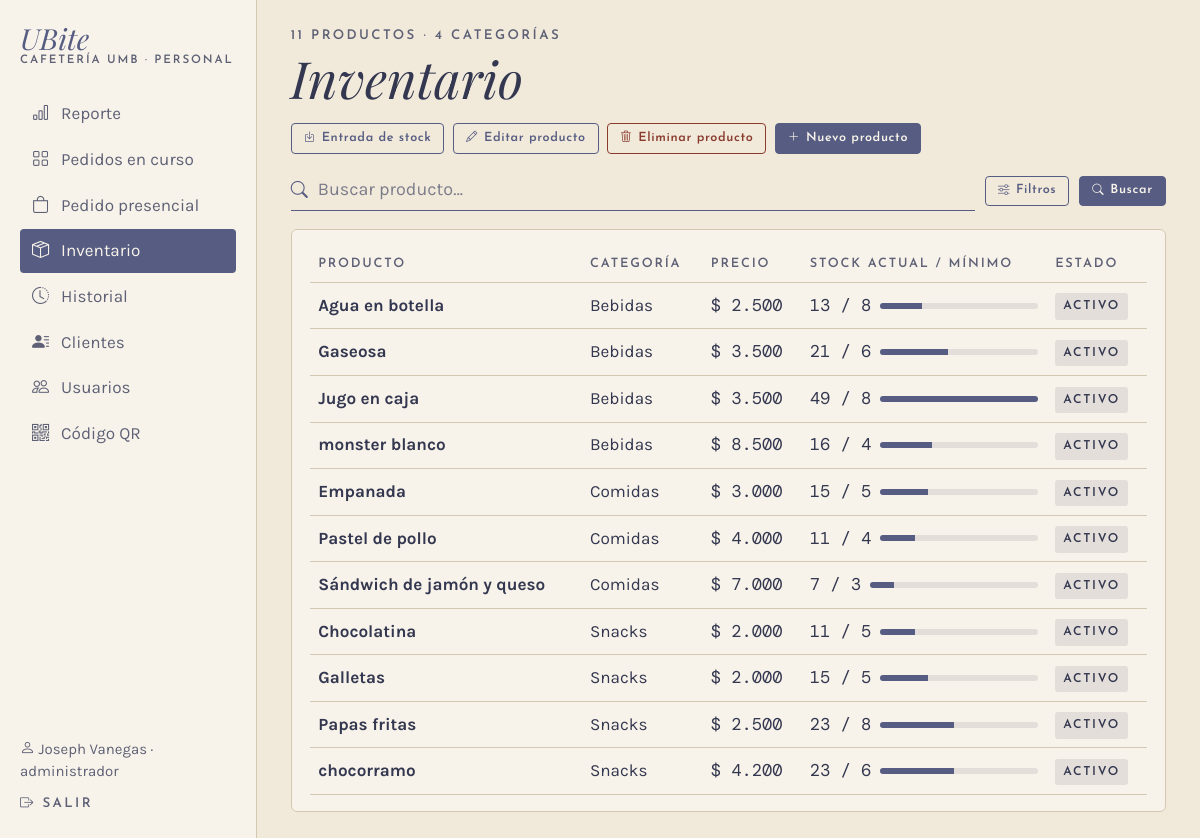
Page /inventario/ (signed in) on the committed database.
### app/models.py (models this page shows, shortened)
class Usuario(UserMixin, db.Model):
    __tablename__ = "usuario"
    __table_args__ = (
        db.CheckConstraint("rol IN ('cajero', 'administrador')", name="ck_usuario_rol"),
    )
    id_usuario = db.Column(db.Integer, primary_key=True, autoincrement=True)
    nombre = db.Column(db.Text, nullable=False)
    rol = db.Column(db.Text, nullable=False)
    username = db.Column(db.Text, nullable=False, unique=True)
    password_hash = db.Column(db.Text, nullable=False)
    activo = db.Column(db.Boolean, nullable=False, default=True)
    @property
    def is_active(self):
        return bool(self.activo)

class Producto(db.Model):
    __tablename__ = "producto"
    __table_args__ = (
        db.CheckConstraint("precio > 0", name="ck_producto_precio"),
        db.CheckConstraint("stock_actual >= 0", name="ck_producto_stock"),
        db.CheckConstraint("stock_minimo >= 0", name="ck_producto_minimo"),
    )
    id_producto = db.Column(db.Integer, primary_key=True, autoincrement=True)
    nombre = db.Column(db.Text, nullable=False)
    descripcion = db.Column(db.Text)
    precio = db.Column(db.Float, nullable=False)
    stock_actual = db.Column(db.Integer, nullable=False, default=0)
    stock_minimo = db.Column(db.Integer, nullable=False, default=0)
    activo = db.Column(db.Boolean, nullable=False, default=True)
    id_categoria = db.Column(db.Integer, db.ForeignKey("categoria.id_categoria"), nullable=False)
    categoria = db.relationship("Categoria", back_populates="productos")

class Categoria(db.Model):
    __tablename__ = "categoria"
    id_categoria = db.Column(db.Integer, primary_key=True, autoincrement=True)
    nombre = db.Column(db.Text, nullable=False, unique=True)
    productos = db.relationship("Producto", back_populates="categoria", lazy=True)

### app/routes/inventario.py (the view)
@bp.route("/")
@rol_requerido("cajero", "administrador")
def lista():
    filtros = {"buscar": request.args.get("buscar", "")[:60],
               "categoria": request.args.get("categoria", ""),
               "estado": request.args.get("estado", "")}
    todos = gestion.inventario()
    productos = gestion.inventario(**filtros) if any(filtros.values()) else todos
    bajos = [p for p in todos if p.activo and p.stock_actual <= p.stock_minimo]
    return render_template("inventario/lista.html", productos=productos, bajos=bajos, total=len(todos),
                           filtros=filtros, estado=gestion.estado_producto,
                           categorias=Categoria.query.order_by(Categoria.nombre).all(),
                           tope=max([p.stock_actual for p in todos] + [1]))

### app/__init__.py (called while the page is built)
def pesos(valor):
    return f"{valor:,.0f}".replace(",", ".")

@login_manager.user_loader
def cargar_usuario(id_usuario):
    from .models import Usuario
    u = db.session.get(Usuario, int(id_usuario))
    return u if u is not None and u.activo else None

### app/database.py (called while the page is built)
@event.listens_for(Engine, "begin")
def _iniciar(conexion):
    conexion.exec_driver_sql("BEGIN IMMEDIATE" if _escritura.get() else "BEGIN")

### app/gestion.py (called while the page is built)
def estado_producto(p):
    if not p.activo:
        return "inactivo"
    if p.stock_actual == 0:
        return "agotado"
    if p.stock_actual <= p.stock_minimo:
        return "stock bajo"
    return "activo"

def inventario(buscar="", categoria="", estado=""):
    productos = (Producto.query.join(Categoria)
                 .order_by(Categoria.nombre, Producto.nombre).all())
    buscar = buscar.strip().lower()
    if buscar:
        productos = [p for p in productos if buscar in p.nombre.lower()]
    if categoria:
        productos = [p for p in productos if p.categoria.nombre == categoria]
    if estado:
        productos = [p for p in productos if estado_producto(p) == estado]
    return productos

### app/routes/__init__.py (called while the page is built)
def rol_requerido(*roles):
    def decorador(vista):
        @wraps(vista)
        @login_required
        def envoltura(*args, **kwargs):
            if current_user.rol not in roles:
                abort(403)
            return vista(*args, **kwargs)
        return envoltura
    return decorador

def datos_menu():
    if not current_user.is_authenticated:
        return {}
    from flask import request
    admin = current_user.rol == "administrador"
    seccion = request.endpoint
    if seccion and seccion.startswith("inventario."):
        seccion = "inventario.lista"
    elif seccion in ("admin.usuario", "admin.nuevo_usuario", "admin.editar_usuario", "admin.eliminar_usuario"):
        seccion = "admin.usuarios"
    return {"es_admin": admin, "seccion": seccion,
            "menu_personal": MENU_ADMIN if admin else MENU_CAJERO,
            "menu_inferior": INFERIOR_ADMIN if admin else INFERIOR_CAJERO}

### app/routes/cliente.py (called while the page is built)
@bp.app_context_processor
def datos_carrito():
    carrito = session.get("carrito", {})
    return {"unidades_carrito": sum(carrito.values())}

### app/templates/inventario/lista.html (shortened to what this page needs)
{% extends "caja/_base.html" %}
{% import "_filtros.html" as f %}
{% macro chip(p) %}
{% set e = estado(p) %}
<span class="chip {{ 'chip-punteado' if e in ('stock bajo', 'agotado', 'inactivo') }}">{{ e }}</span>
{% endmacro %}
{% block panel %}
<div class="d-flex flex-wrap justify-content-between align-items-end gap-3 mb-3">
  <div>
    <p class="etiqueta mb-1">{{ total }} productos · {{ categorias|length }} categorías</p>
    <h1 class="titulo display-5 mb-0">Inventario</h1>
  </div>
  <div class="d-flex flex-wrap gap-2 acciones-modulo">
    <a class="btn btn-contorno" href="{{ url_for('inventario.entrada') }}"><i class="bi bi-box-arrow-in-down"></i> Entrada de stock</a>
    {% if es_admin %}
    <a class="btn btn-contorno" href="{{ url_for('inventario.editar') }}"><i class="bi bi-pencil"></i> Editar producto</a>
    <a class="btn btn-peligro" href="{{ url_for('inventario.eliminar') }}"><i class="bi bi-trash3"></i> Eliminar producto</a>
    <a class="btn btn-ubite" href="{{ url_for('inventario.producto') }}"><i class="bi bi-plus-lg"></i> Nuevo producto</a>
    {% endif %}
  </div>
</div>
{% set activos = [filtros.categoria, filtros.estado]|select|list|length %}
{% if not productos %}
<div class="aviso mb-4">No hay productos que coincidan con la búsqueda.</div>
{% else %}
<div class="tarjeta d-none d-md-block">
  <table class="table tabla-ubite align-middle mb-0">
    <thead><tr><th>Producto</th><th>Categoría</th><th>Precio</th><th>Stock actual / mínimo</th><th>Estado</th></tr></thead>
    <tbody>
    {% for p in productos %}
    <tr class="{{ 'text-body-secondary' if not p.activo }}">
      <td class="fw-bold">{{ p.nombre }}</td>
      <td class="suave">{{ p.categoria.nombre }}</td>
      <td class="mono">$ {{ p.precio|pesos }}</td>
      <td><div class="d-flex align-items-center gap-2">
        <span class="mono text-nowrap">{{ p.stock_actual }} / {{ p.stock_minimo }}</span>
        <div class="medidor flex-fill"><span style="width: {{ p.stock_actual / tope * 100 }}%"></span></div>
      </div></td>
      <td>{{ chip(p) }}</td>
    </tr>
    {% endfor %}
    </tbody>
  </table>
</div>
{% endif %}
{% endblock %}

### app/templates/caja/_base.html (shortened to what this page needs)
{% extends "base.html" %}
{% block clase_main %}{{ 'con-lateral' if es_admin }} container-xl py-4 con-barra-inferior{% endblock %}
{% block encabezado %}
{% if es_admin %}
<aside class="lateral d-none d-lg-flex">
  <a class="marca mb-4" href="{{ url_for('admin.reporte') }}"><span class="nombre">UBite</span><span class="sub">Cafetería UMB · Personal</span></a>
  <nav>
    {% for ruta, texto, icono in menu_personal %}
    <a href="{{ url_for(ruta) }}" class="{{ 'activo' if seccion == ruta }}"><i class="bi {{ icono }}"></i>{{ texto }}</a>
    {% endfor %}
  </nav>
  <div class="mt-auto pt-4 small">
    <div class="suave mb-2"><i class="bi bi-person"></i> {{ current_user.nombre }} · {{ current_user.rol }}</div>
    <a href="{{ url_for('auth.salir') }}" class="etiqueta text-decoration-none"><i class="bi bi-box-arrow-right"></i> Salir</a>
  </div>
</aside>
{% endif %}
{% endblock %}
{% block contenido %}
{% block panel %}{% endblock %}
{% endblock %}

### app/static/css/ubite.css (style rules this page uses)
:root { --papel: #F1E9DA; --papel-claro: #F8F3EA; --lavado: #E3DEDA; --linea: #D4C8B3; --tinta: #575D82; --tinta-oscura: #33374F; --tinta-suave: #5E6176; --alerta: #8A3B2E; --f-titulo: "Playfair Display", Georgia, serif; --f-etiqueta: "Josefin Sans", Arial, sans-serif; --f-texto: "Karla", Arial, sans-serif; --f-mono: "DM Mono", "Courier New", monospace; --bs-body-bg: var(--papel); --bs-body-color: var(--tinta-oscura); --bs-body-font-family: var(--f-texto); --bs-border-color: var(--linea); --bs-link-color-rgb: 51, 55, 79; --bs-link-hover-color-rgb: 87, 93, 130; }
html { background: var(--papel); font-size: clamp(16px, 0.55vw + 10.5px, 20px); }
body { min-height: 100vh; background: var(--papel); color: var(--tinta-oscura); font-family: var(--f-texto); }
.titulo { font-family: var(--f-titulo); font-style: italic; font-weight: 400; color: var(--tinta-oscura); line-height: 1.1; }
.etiqueta { font-family: var(--f-etiqueta); font-weight: 600; font-size: .78rem; letter-spacing: .18em; text-transform: uppercase; color: var(--tinta-suave); }
.mono { font-family: var(--f-mono); }
.suave { color: var(--tinta-suave); }
.marca { text-decoration: none; display: inline-block; line-height: 1; }
.marca .nombre { font-family: var(--f-titulo); font-style: italic; font-size: 1.7rem; color: var(--tinta); }
.marca .sub { display: block; margin-top: 2px; font-family: var(--f-etiqueta); font-weight: 600; font-size: .68rem; letter-spacing: .16em; text-transform: uppercase; color: var(--tinta-suave); }
.btn { font-family: var(--f-etiqueta); font-weight: 600; letter-spacing: .1em; border-radius: 4px; padding: .7rem 1.1rem; }
.btn-ubite { background: var(--tinta); border: 1px solid var(--tinta); color: var(--papel-claro); }
.btn-contorno { background: transparent; border: 1px solid var(--tinta); color: var(--tinta); }
.btn-peligro { background: transparent; border: 1px solid var(--alerta); color: var(--alerta); }
.acciones-modulo .btn, .btn-chico { display: inline-flex; align-items: center; gap: .35rem; font-size: .74rem; letter-spacing: .05em; line-height: 1.2; padding: .38rem .7rem; }
.acciones-modulo .btn i, .btn-chico i { font-size: .9em; }
.tarjeta { display: block; background: var(--papel-claro); border: 1px solid var(--linea); border-radius: 6px; padding: 16px 18px; }
.chip { display: inline-block; font-family: var(--f-etiqueta); font-weight: 600; font-size: .72rem; letter-spacing: .14em; text-transform: uppercase; background: var(--lavado); color: var(--tinta-oscura); padding: 4px 8px; border-radius: 3px; }
.tabla-ubite { --bs-table-bg: transparent; --bs-table-color: var(--tinta-oscura); }
.tabla-ubite th { font-family: var(--f-etiqueta); font-size: .75rem; letter-spacing: .14em; text-transform: uppercase; color: var(--tinta-suave); font-weight: 600; }
.lateral { position: fixed; top: 0; bottom: 0; left: 0; width: 15rem; z-index: 30; flex-direction: column; padding: 24px 20px; background: var(--papel-claro); border-right: 1px solid var(--linea); overflow-y: auto; }
.lateral nav, .lateral-links { display: flex; flex-direction: column; gap: 2px; }
.lateral nav a, .lateral-links a { display: flex; align-items: center; gap: 12px; padding: 9px 12px; border-radius: 4px; color: var(--tinta-suave); text-decoration: none; }
.lateral nav a.activo, .lateral-links a.activo { background: var(--tinta); color: var(--papel-claro); }
.medidor { height: 6px; background: var(--lavado); border-radius: 3px; overflow: hidden; min-width: 4rem; }
.medidor span { display: block; height: 100%; background: var(--tinta); }
.chip { white-space: nowrap; }

### rows in the picture
Usuario: nombre "Joseph Vanegas", rol "administrador"
Producto: nombre "Agua en botella", categoria.nombre "Bebidas", precio|pesos "2.500", stock_actual "13", stock_minimo "8", e "ACTIVO"
Producto: nombre "Gaseosa", categoria.nombre "Bebidas", precio|pesos "3.500", stock_actual "21", stock_minimo "6", e "ACTIVO"
Producto: nombre "Jugo en caja", categoria.nombre "Bebidas", precio|pesos "3.500", stock_actual "49", stock_minimo "8", e "ACTIVO"
Producto: nombre "monster blanco", categoria.nombre "Bebidas", precio|pesos "8.500", stock_actual "16", stock_minimo "4", e "ACTIVO"
Producto: nombre "Empanada", categoria.nombre "Comidas", precio|pesos "3.000", stock_actual "15", stock_minimo "5", e "ACTIVO"
Producto: nombre "Pastel de pollo", categoria.nombre "Comidas", precio|pesos "4.000", stock_actual "11", stock_minimo "4", e "ACTIVO"
Producto: nombre "Sándwich de jamón y queso", categoria.nombre "Comidas", precio|pesos "7.000", stock_actual "7", stock_minimo "3", e "ACTIVO"
Producto: nombre "Chocolatina", categoria.nombre "Snacks", precio|pesos "2.000", stock_actual "11", stock_minimo "5", e "ACTIVO"
Producto: nombre "Galletas", categoria.nombre "Snacks", precio|pesos "2.000", stock_actual "15", stock_minimo "5", e "ACTIVO"
Producto: nombre "Papas fritas", categoria.nombre "Snacks", precio|pesos "2.500", stock_actual "23", stock_minimo "8", e "ACTIVO"
Producto: nombre "chocorramo", categoria.nombre "Snacks", precio|pesos "4.200", stock_actual "23", stock_minimo "6", e "ACTIVO"

### other values in the picture
{{ texto }} "Reporte" "Pedidos en curso" "Pedido presencial" "Inventario" "Historial" "Clientes" "Usuarios" "Código QR"
{{ total }} "11"
{{ categorias|length }} "4"
